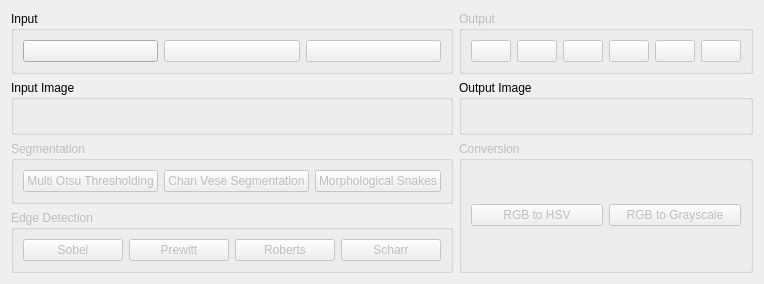
  <widget class="QWidget" name="centralwidget">
   <layout class="QGridLayout" name="gridLayout">
    <item row="4" column="0">
     <layout class="QGridLayout" name="gridLayout_3">
      <item row="1" column="1">
       <widget class="QGroupBox" name="G_Edge_Detection">
        <property name="enabled">
         <bool>false</bool>
        </property>
        <property name="statusTip">
         <string>Edge Detection Menu</string>
        </property>
        <property name="title">
         <string>Edge Detection</string>
        </property>
        <layout class="QHBoxLayout" name="horizontalLayout_3">
         <item>
          <widget class="QPushButton" name="B_Sobel">
           <property name="statusTip">
            <string>Sobel Filtering</string>
           </property>
           <property name="text">
            <string>Sobel</string>
           </property>
          </widget>
         </item>
         <item>
          <widget class="QPushButton" name="B_Prewitt">
           <property name="statusTip">
            <string>Prewitt Filtering</string>
           </property>
           <property name="text">
            <string>Prewitt</string>
           </property>
          </widget>
         </item>
         <item>
          <widget class="QPushButton" name="B_Roberts">
           <property name="statusTip">
            <string>Roberts Filtering</string>
           </property>
           <property name="text">
            <string>Roberts</string>
           </property>
          </widget>
         </item>
         <item>
          <widget class="QPushButton" name="B_Scharr">
           <property name="statusTip">
            <string>Scharr Filtering</string>
           </property>
           <property name="text">
            <string>Scharr</string>
           </property>
          </widget>
         </item>
        </layout>
       </widget>
      </item>
      <item row="0" column="1">
       <widget class="QGroupBox" name="G_Segmentation">
        <property name="enabled">
         <bool>false</bool>
        </property>
        <property name="statusTip">
         <string>Segmentation Menu</string>
        </property>
        <property name="title">
         <string>Segmentation</string>
        </property>
        <layout class="QHBoxLayout" name="horizontalLayout_2">
         <item>
          <widget class="QPushButton" name="B_Multi_Otsu_Thresholding">
           <property name="statusTip">
            <string>Multi Otsu Thresholding</string>
           </property>
           <property name="text">
            <string>Multi Otsu Thresholding</string>
           </property>
          </widget>
         </item>
         <item>
          <widget class="QPushButton" name="B_Chan_Vese_Segmentation">
           <property name="statusTip">
            <string>Chan Vese Segmentation</string>
           </property>
           <property name="text">
            <string>Chan Vese Segmentation</string>
           </property>
          </widget>
         </item>
         <item>
          <widget class="QPushButton" name="B_Morphological_Snakes">
           <property name="statusTip">
            <string>Morphological Snakes</string>
           </property>
           <property name="text">
            <string>Morphological Snakes</string>
           </property>
          </widget>
         </item>
        </layout>
       </widget>
      </item>
     </layout>
    </item>
    <item row="1" column="1" rowspan="2">
     <widget class="QGroupBox" name="groupBox_2">
      <property name="statusTip">
       <string>Output Image</string>
      </property>
      <property name="title">
       <string>Output Image</string>
      </property>
      <layout class="QGridLayout" name="gridLayout_2">
       <item row="0" column="0">
        <widget class="QLabel" name="label_O">
         <property name="text">
          <string/>
         </property>
         <property name="scaledContents">
          <bool>true</bool>
         </property>
         <property name="alignment">
          <set>Qt::AlignJustify|Qt::AlignTop</set>
         </property>
        </widget>
       </item>
      </layout>
     </widget>
    </item>
    <item row="0" column="1">
     <widget class="QGroupBox" name="G_Output">
      <property name="enabled">
       <bool>false</bool>
      </property>
      <property name="acceptDrops">
       <bool>false</bool>
      </property>
      <property name="statusTip">
       <string>Output Menu</string>
      </property>
      <property name="layoutDirection">
       <enum>Qt::LeftToRight</enum>
      </property>
      <property name="autoFillBackground">
       <bool>false</bool>
      </property>
      <property name="inputMethodHints">
       <set>Qt::ImhNone</set>
      </property>
      <property name="title">
       <string>Output</string>
      </property>
      <property name="flat">
       <bool>true</bool>
      </property>
      <property name="checkable">
       <bool>false</bool>
      </property>
      <property name="checked">
       <bool>false</bool>
      </property>
      <layout class="QHBoxLayout" name="horizontalLayout_5">
       <item>
        <widget class="QPushButton" name="B_save_as_output">
         <property name="statusTip">
          <string>Save As Output</string>
         </property>
         <property name="text">
          <string/>
         </property>
         <property name="icon">
          <iconset>
           <normaloff>icons/indir.jpg</normaloff>icons/indir.jpg</iconset>
         </property>
        </widget>
       </item>
       <item>
        <widget class="QPushButton" name="B_save_output">
         <property name="statusTip">
          <string>Save Output</string>
         </property>
         <property name="text">
          <string/>
         </property>
         <property name="icon">
          <iconset>
           <normaloff>icons/Paomedia-Small-N-Flat-Floppy.ico</normaloff>icons/Paomedia-Small-N-Flat-Floppy.ico</iconset>
         </property>
        </widget>
       </item>
       <item>
        <widget class="QPushButton" name="B_export_output">
         <property name="statusTip">
          <string>Export Output as PDF</string>
         </property>
         <property name="text">
          <string/>
         </property>
         <property name="icon">
          <iconset>
           <normaloff>icons/173-1733262_insulating-an-existing-house-export-pdf-icon.png</normaloff>icons/173-1733262_insulating-an-existing-house-export-pdf-icon.png</iconset>
         </property>
        </widget>
       </item>
       <item>
        <widget class="QPushButton" name="B_redo_output">
         <property name="text">
          <string/>
         </property>
         <property name="icon">
          <iconset>
           <normaloff>icons/Visualpharm-Must-Have-Redo.ico</normaloff>icons/Visualpharm-Must-Have-Redo.ico</iconset>
         </property>
        </widget>
       </item>
       <item>
        <widget class="QPushButton" name="B_undo_output">
         <property name="text">
          <string/>
         </property>
         <property name="icon">
          <iconset>
           <normaloff>icons/Visualpharm-Must-Have-Undo.ico</normaloff>icons/Visualpharm-Must-Have-Undo.ico</iconset>
         </property>
        </widget>
       </item>
       <item>
        <widget class="QPushButton" name="B_Close_O">
         <property name="statusTip">
          <string>Clear Output</string>
         </property>
         <property name="text">
          <string/>
         </property>
         <property name="icon">
          <iconset>
           <normaloff>icons/Awicons-Vista-Artistic-Delete.ico</normaloff>icons/Awicons-Vista-Artistic-Delete.ico</iconset>
         </property>
        </widget>
       </item>
      </layout>
     </widget>
    </item>
    <item row="1" column="0" rowspan="2">
     <widget class="QGroupBox" name="groupBox">
      <property name="statusTip">
       <string>Input Image</string>
      </property>
      <property name="title">
       <string>Input Image</string>
      </property>
      <layout class="QGridLayout" name="gridLayout_4">
       <item row="0" column="0">
        <widget class="QLabel" name="label_I">
         <property name="minimumSize">
          <size>
           <width>0</width>
           <height>0</height>
          </size>
         </property>
         <property name="maximumSize">
          <size>
           <width>16777215</width>
           <height>16777215</height>
          </size>
         </property>
         <property name="layoutDirection">
          <enum>Qt::LeftToRight</enum>
         </property>
         <property name="autoFillBackground">
          <bool>false</bool>
         </property>
         <property name="text">
          <string/>
         </property>
         <property name="scaledContents">
          <bool>true</bool>
         </property>
         <property name="alignment">
          <set>Qt::AlignJustify|Qt::AlignTop</set>
         </property>
         <property name="wordWrap">
          <bool>false</bool>
         </property>
        </widget>
       </item>
      </layout>
     </widget>
    </item>
    <item row="0" column="0">
     <widget class="QGroupBox" name="G_Input">
      <property name="statusTip">
       <string>Input Menu</string>
      </property>
      <property name="title">
       <string>Input</string>
      </property>
      <layout class="QHBoxLayout" name="horizontalLayout_4">
       <item>
        <widget class="QPushButton" name="B_Open">
         <property name="statusTip">
          <string>Open File</string>
         </property>
         <property name="text">
          <string/>
         </property>
         <property name="icon">
          <iconset>
           <normaloff>icons/Avosoft-Warm-Toolbar-Folder-open.ico</normaloff>icons/Avosoft-Warm-Toolbar-Folder-open.ico</iconset>
         </property>
        </widget>
       </item>
       <item>
        <widget class="QPushButton" name="B_Export_input">
         <property name="enabled">
          <bool>false</bool>
         </property>
         <property name="statusTip">
          <string>Export Input as PDF</string>
         </property>
         <property name="text">
          <string/>
         </property>
         <property name="icon">
          <iconset>
           <normaloff>icons/173-1733262_insulating-an-existing-house-export-pdf-icon.png</normaloff>icons/173-1733262_insulating-an-existing-house-export-pdf-icon.png</iconset>
         </property>
        </widget>
       </item>
       <item>
        <widget class="QPushButton" name="B_Close_I">
         <property name="enabled">
          <bool>false</bool>
         </property>
         <property name="statusTip">
          <string>Clear Input</string>
         </property>
         <property name="text">
          <string/>
         </property>
         <property name="icon">
          <iconset>
           <normaloff>icons/Awicons-Vista-Artistic-Delete.ico</normaloff>icons/Awicons-Vista-Artistic-Delete.ico</iconset>
         </property>
        </widget>
       </item>
      </layout>
     </widget>
    </item>
    <item row="4" column="1">
     <widget class="QGroupBox" name="G_Conversion">
      <property name="enabled">
       <bool>false</bool>
      </property>
      <property name="statusTip">
       <string>Conversion Menu</string>
      </property>
      <property name="title">
       <string>Conversion</string>
      </property>
      <layout class="QHBoxLayout" name="horizontalLayout">
       <item>
        <widget class="QPushButton" name="B_RGB_to_HSV">
         <property name="statusTip">
          <string>RGB to HSV</string>
         </property>
         <property name="text">
          <string>RGB to HSV</string>
         </property>
        </widget>
       </item>
       <item>
        <widget class="QPushButton" name="B_RGB_to_Grayscale">
         <property name="statusTip">
          <string>RGB to Grayscale</string>
         </property>
         <property name="text">
          <string>RGB to Grayscale</string>
         </property>
        </widget>
       </item>
      </layout>
     </widget>
    </item>
   </layout>
  </widget>
